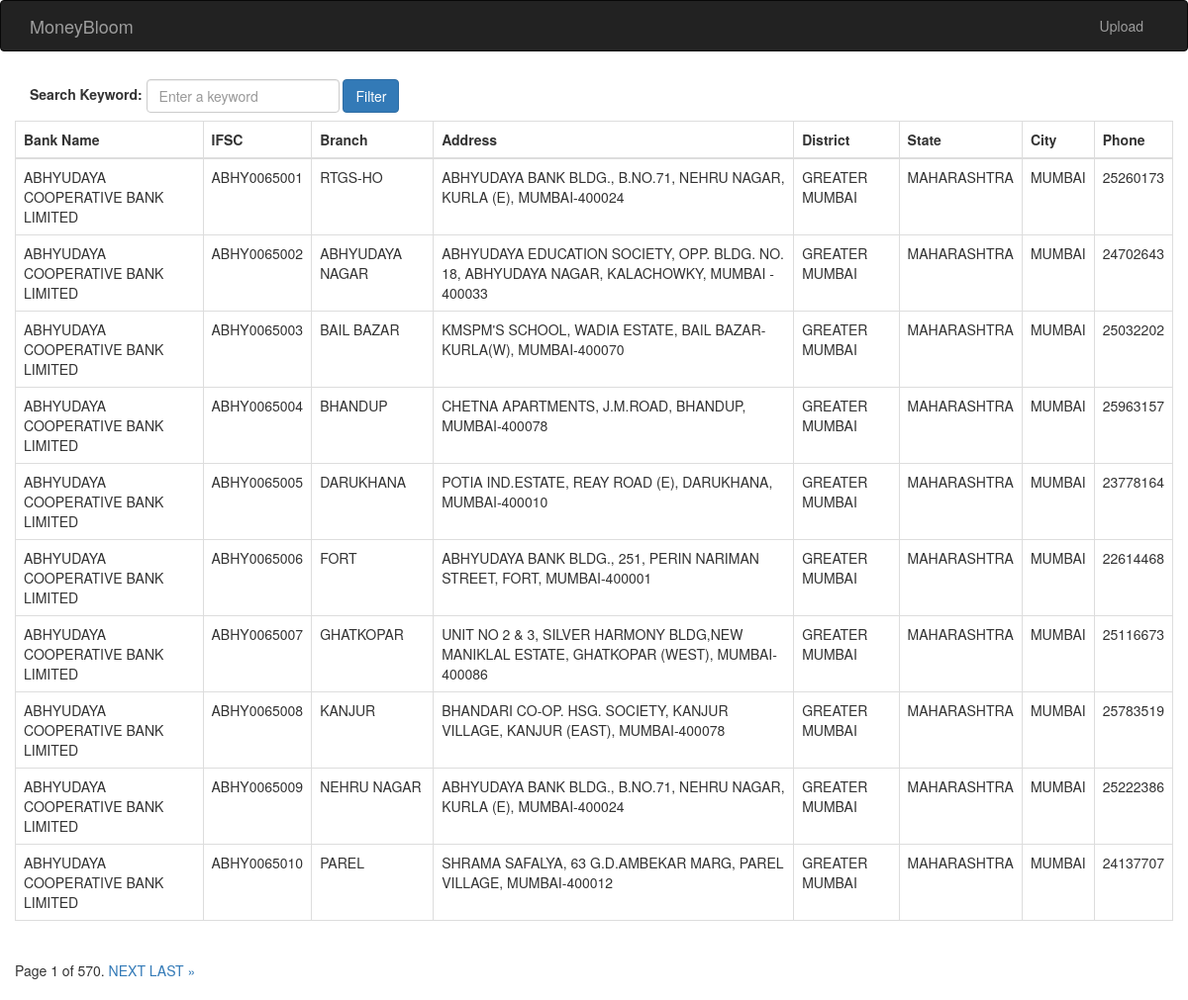
Page /bloom/home on the committed database.
### exceluploader/models.py (models this page shows)
class BankDetails(models.Model):
    bank_name = models.TextField()
    ifsc = models.CharField(max_length=50, primary_key=True)
    branch = models.TextField()
    address = models.TextField()
    district = models.CharField(max_length=2501, default=True)
    state = models.CharField(max_length=250, default=True)
    city = models.CharField(max_length=250, default=True)
    phone = models.CharField(max_length=20, default=True)
    created_at = models.DateTimeField(auto_now_add=True)
    updated_at = models.DateTimeField(auto_now=True)
    class Meta:
        db_table = "BankDetails"

### exceluploader/views.py (the view)
# urls.py: 2. Add a URL to urlpatterns:  path('', Home.as_view(), name='home')
class Home(APIView):
    def get(self, request):
        search = request.GET.get("search", "")
        search_value = search
        if search:
            all_bank_details = fetch_all_bank_details_by_search(search)
        else:
            all_bank_details = fetch_all_bank_details()
        page = request.GET.get('page', 1)
        paginator = Paginator(all_bank_details, 10)
        try:
            bank_details = paginator.page(page)
        except PageNotAnInteger:
            bank_details = paginator.page(1)
        except EmptyPage:
            bank_details = paginator.page(paginator.num_pages)
        return render(request, 'home.html', context={'data': bank_details, 'search_value': search_value})

### exceluploader/core.py (called while the page is built)
def fetch_all_bank_details():
    return BankDetails.objects.all().order_by('ifsc')

### templates/home.html (shortened to what this page needs)
{% extends "base.html" %}
{% block content %}
<form action="/bloom/home" method="get">
    <article class="navbar-form navbar-left p-0 m-0 ml-b">
        <div class="form-group">
            <label>Search Keyword: </label>
            <input type="text" name="search"  value="{{search_value}}" class="form-control post_search_text" placeholder="Enter a keyword">
        </div>
        <input type="submit" value="Filter" class="btn btn-primary post_search_submit"/>
    </article>
</form>
<table class="table table-bordered">
    <thead>
    <tr>
        <th>Bank Name</th>
        <th>IFSC</th>
        <th>Branch</th>
        <th>Address</th>
        <th>District</th>
        <th>State</th>
        <th>City</th>
        <th>Phone</th>
    </tr>
    </thead>
    <tbody>
    {% for bank in data %}
    <tr>
        <td>{{ bank.bank_name }}</td>
        <td>{{ bank.ifsc }}</td>
        <td>{{ bank.branch }}</td>
        <td>{{ bank.address }}</td>
        <td>{{ bank.district }}</td>
        <td>{{ bank.state }}</td>
        <td>{{ bank.city }}</td>
        <td>{{ bank.phone }}</td>
    </tr>
    {% endfor %}
    </tbody>
</table>
{% include 'pagination.html' with data=data %}
{% endblock %}

### templates/base.html (shortened to what this page needs)
<!DOCTYPE html>
<html lang="en">
<head>
    <link rel="stylesheet" href="//maxcdn.bootstrapcdn.com/bootstrap/3.3.7/css/bootstrap.min.css">
</head>
<body class="override">
    <nav class="navbar navbar-inverse" role="navigation">
        <div class="container">
            <div class="navbar-header">
                <a class="navbar-brand" href="/bloom/home">MoneyBloom</a>
            </div>
            <div id="navbar" class="collapse navbar-collapse">
                <ul class="nav navbar-nav navbar-right">
                    <li><a href="/bloom/excel-upload">Upload</a></li>
                </ul>
            </div>
        </div>
    </nav>
    <div class="container">
        <div class="row">
            {% block content %}{% endblock %}
        </div>
    </div>
</body>
</html>

### templates/pagination.html (shortened to what this page needs)
<div class="pagination">
                    <span class="step-links">
                        <span class="current">
                            Page {{ data.number }} of {{ data.paginator.num_pages }}.
                        </span>
                        {% if data.has_next %}
                        <a href="?page={{ data.next_page_number }}"> NEXT </a>
                        <a href="?page={{ data.paginator.num_pages }}">LAST »</a>
                             {% endif %}
                    </span>
</div>

### rows in the picture
BankDetails: bank_name "ABHYUDAYA COOPERATIVE BANK LIMITED", ifsc "ABHY0065001", branch "RTGS-HO", address "ABHYUDAYA BANK BLDG., B.NO.71, NEHRU NAGAR, KURLA (E), MUMBAI-400024", district "GREATER MUMBAI", state "MAHARASHTRA", city "MUMBAI", phone "25260173"
BankDetails: bank_name "ABHYUDAYA COOPERATIVE BANK LIMITED", ifsc "ABHY0065002", branch "ABHYUDAYA NAGAR", address "ABHYUDAYA EDUCATION SOCIETY, OPP. BLDG. NO. 18, ABHYUDAYA NAGAR, KALACHOWKY, MUMBAI - 400033", district "GREATER MUMBAI", state "MAHARASHTRA", city "MUMBAI", phone "24702643"
BankDetails: bank_name "ABHYUDAYA COOPERATIVE BANK LIMITED", ifsc "ABHY0065003", branch "BAIL BAZAR", address "KMSPM'S SCHOOL, WADIA ESTATE, BAIL BAZAR-KURLA(W), MUMBAI-400070", district "GREATER MUMBAI", state "MAHARASHTRA", city "MUMBAI", phone "25032202"
BankDetails: bank_name "ABHYUDAYA COOPERATIVE BANK LIMITED", ifsc "ABHY0065004", branch "BHANDUP", address "CHETNA APARTMENTS, J.M.ROAD, BHANDUP, MUMBAI-400078", district "GREATER MUMBAI", state "MAHARASHTRA", city "MUMBAI", phone "25963157"
BankDetails: bank_name "ABHYUDAYA COOPERATIVE BANK LIMITED", ifsc "ABHY0065005", branch "DARUKHANA", address "POTIA IND.ESTATE, REAY ROAD (E), DARUKHANA, MUMBAI-400010", district "GREATER MUMBAI", state "MAHARASHTRA", city "MUMBAI", phone "23778164"
BankDetails: bank_name "ABHYUDAYA COOPERATIVE BANK LIMITED", ifsc "ABHY0065006", branch "FORT", address "ABHYUDAYA BANK BLDG., 251, PERIN NARIMAN STREET, FORT, MUMBAI-400001", district "GREATER MUMBAI", state "MAHARASHTRA", city "MUMBAI", phone "22614468"
BankDetails: bank_name "ABHYUDAYA COOPERATIVE BANK LIMITED", ifsc "ABHY0065007", branch "GHATKOPAR", address "UNIT NO 2 & 3, SILVER HARMONY BLDG,NEW MANIKLAL ESTATE, GHATKOPAR (WEST), MUMBAI-400086", district "GREATER MUMBAI", state "MAHARASHTRA", city "MUMBAI", phone "25116673"
BankDetails: bank_name "ABHYUDAYA COOPERATIVE BANK LIMITED", ifsc "ABHY0065008", branch "KANJUR", address "BHANDARI CO-OP. HSG. SOCIETY, KANJUR VILLAGE, KANJUR (EAST), MUMBAI-400078", district "GREATER MUMBAI", state "MAHARASHTRA", city "MUMBAI", phone "25783519"
BankDetails: bank_name "ABHYUDAYA COOPERATIVE BANK LIMITED", ifsc "ABHY0065009", branch "NEHRU NAGAR", address "ABHYUDAYA BANK BLDG., B.NO.71, NEHRU NAGAR, KURLA (E), MUMBAI-400024", district "GREATER MUMBAI", state "MAHARASHTRA", city "MUMBAI", phone "25222386"
BankDetails: bank_name "ABHYUDAYA COOPERATIVE BANK LIMITED", ifsc "ABHY0065010", branch "PAREL", address "SHRAMA SAFALYA, 63 G.D.AMBEKAR MARG, PAREL VILLAGE, MUMBAI-400012", district "GREATER MUMBAI", state "MAHARASHTRA", city "MUMBAI", phone "24137707"

### other values in the picture
{{ data.number }} "1"
{{ data.paginator.num_pages }} "570"
